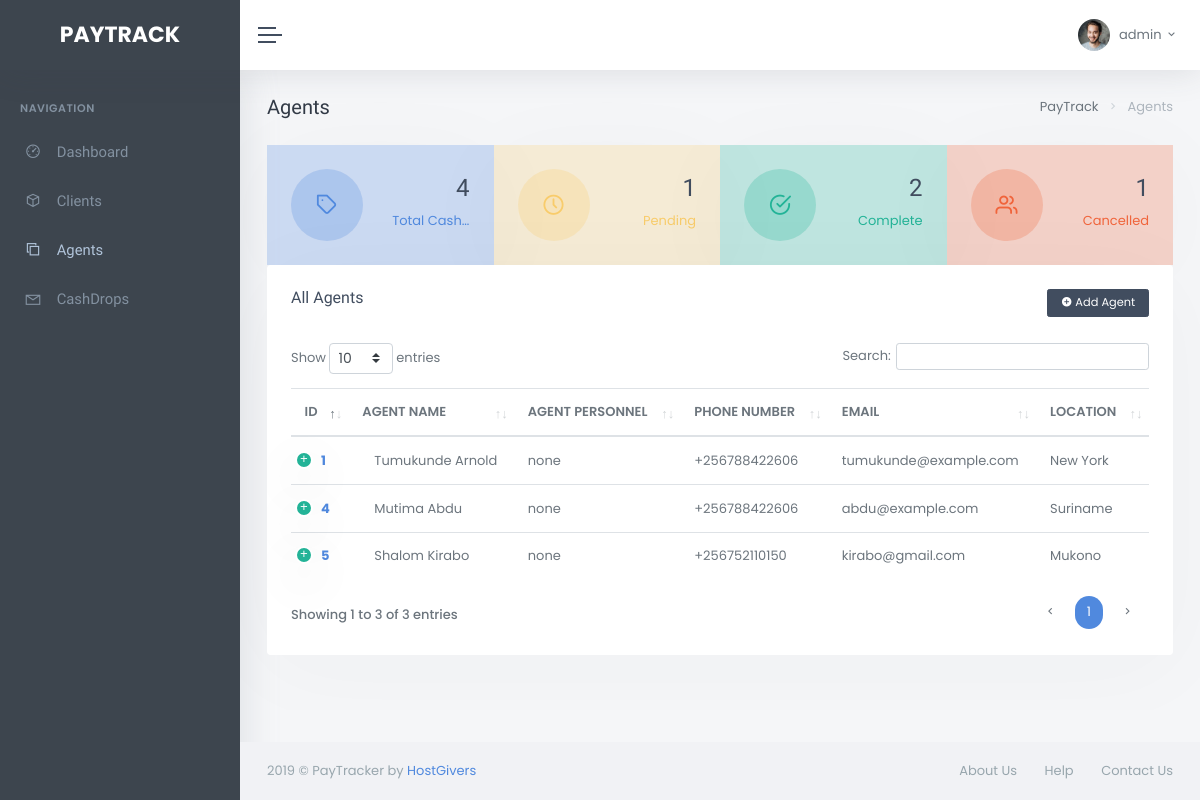
The app's page /agents/ (signed in) with its own data.
### agents/models.py (models this page shows, shortened)
class Agent(models.Model):
    slug = models.SlugField(
        default='',
        editable=False,
    )
    agent_name = models.CharField(choices=AGENT, default='Sweet', max_length=30)
    agent_personnel= models.CharField(max_length=250)
    agent_phonenumber = models.CharField(max_length=15)
    agent_email = models.EmailField()
    agent_personnel_location = models.CharField(max_length=50)

### agents/views.py (the view)
@login_required(login_url='/accounts/login/')
def agent_list(request, template_name='agents/agent_list.html'):
    agents = Agent.objects.all()
    context = { 'agents': agents,
                'total_cashdrops':total_cashdrops,
                'pending_cashdrops':pending_cashdrops,
                'complete_cashdrops':complete_cashdrops,
                'cancelled_cashdrops':cancelled_cashdrops }
    return render(request, template_name , context)

### blog_posts/templates/agents/agent_list.html (shortened to what this page needs)
<!DOCTYPE html>
<html lang="en">
    <head>
        {% load staticfiles %}
        <link href="{% static 'assets/libs/datatables/dataTables.bootstrap4.css' %}" rel="stylesheet" type="text/css" />
        <link href="{% static 'assets/libs/datatables/responsive.bootstrap4.css' %}" rel="stylesheet" type="text/css" />
        <link href="{% static 'assets/css/bootstrap.min.css' %}" rel="stylesheet" type="text/css" />
        <link href="{% static 'assets/css/icons.min.css' %}" rel="stylesheet" type="text/css" />
        <link href="{% static 'assets/css/app.min.css' %}" rel="stylesheet" type="text/css" />
    </head>
    <body>
        <div id="wrapper">
            <div class="navbar-custom">
                <ul class="list-unstyled topnav-menu float-right mb-0">
                    <li class="dropdown notification-list">
                        <a class="nav-link dropdown-toggle nav-user mr-0 waves-effect" data-toggle="dropdown" href="#" role="button" aria-haspopup="false" aria-expanded="false">
                            <img src="{% static 'assets/images/users/user-1.jpg' %}" alt="user-image" class="rounded-circle">
                            <span class="pro-user-name ml-1">
                                {{ user.get_username }} <i class="mdi mdi-chevron-down"></i>
                            </span>
                        </a>
                    </li>
                </ul>
                <div class="logo-box">
                    <a href="index.html" class="logo text-center">
                        <span class="logo-lg">
                             <span class="logo-lg-text-light">PayTrack</span>
                        </span>
                    </a>
                </div>
                <ul class="list-unstyled topnav-menu topnav-menu-left m-0">
                    <li>
                        <button class="button-menu-mobile waves-effect">
                            <span></span>
                            <span></span>
                            <span></span>
                        </button>
                    </li>
                </ul>
            </div>
            <div class="left-side-menu">
                <div class="slimscroll-menu">
                    <div id="sidebar-menu">
                        <ul class="metismenu" id="side-menu">
                            <li class="menu-title">Navigation</li>
                            <li>
                                <a href="{% url 'cashdrops:cashdrop_list' %}">
                                    <i class="la la-dashboard"></i>
                                    <span> Dashboard </span>
                                </a>
                            </li>
                            <li>
                                <a href="{% url 'clients:client_list' %}">
                                    <i class="la la-cube"></i>
                                    <span> Clients </span>
                                </a>
                            </li>
                            <li>
                                <a href="{% url 'agents:agent_list' %}">
                                    <i class="la la-clone"></i>
                                    <span> Agents </span>
                                </a>
                            </li>
                            <li>
                                <a href="{% url 'cashdrops:cashdrop_list' %}">
                                    <i class="la la-envelope"></i>
                                    <span> CashDrops </span>
                                </a>
                            </li>
                        </ul>
                    </div>
                </div>
            </div>
            <div class="content-page">
                <div class="content">
                    <div class="container-fluid">
                        <div class="row">
                            <div class="col-12">
                                <div class="page-title-box">
                                    <div class="page-title-right">
                                        <ol class="breadcrumb m-0">
                                            <li class="breadcrumb-item"><a href="javascript: void(0);">PayTrack</a></li>
                                            <li class="breadcrumb-item active">Agents</li>
                                        </ol>
                                    </div>
                                    <h4 class="page-title">Agents</h4>
                                </div>
                            </div>
                        </div>
                        <div class="row no-gutters">
                            <div class="col-md-6 col-xl-3">
                                <div class="widget-rounded-circle bg-soft-primary rounded-0 card-box mb-0">
                                    <div class="row">
                                        <div class="col-6">
                                            <div class="avatar-lg rounded-circle bg-soft-primary">
                                                <i class="fe-tag font-22 avatar-title text-primary"></i>
                                            </div>
                                        </div>
                                        <div class="col-6">
                                            <div class="text-right">
                                                <h3 class="text-dark mt-1"><span data-plugin="counterup">{{ total_cashdrops }}</span></h3>
                                                <p class="text-primary mb-1 text-truncate">Total Cashdrops</p>
                                            </div>
                                        </div>
                                    </div>
                                </div>
                            </div>
                            <div class="col-md-6 col-xl-3">
                                <div class="widget-rounded-circle bg-soft-warning rounded-0 card-box mb-0">
                                    <div class="row">
                                        <div class="col-6">
                                            <div class="avatar-lg rounded-circle bg-soft-warning">
                                                <i class="fe-clock font-22 avatar-title text-warning"></i>
                                            </div>
                                        </div>
                                        <div class="col-6">
                                            <div class="text-right">
                                                <h3 class="text-dark mt-1"><span data-plugin="counterup">{{ pending_cashdrops }}</span></h3>
                                                <p class="text-warning mb-1 text-truncate">Pending</p>
                                            </div>
                                        </div>
                                    </div>
                                </div>
                            </div>
                            <div class="col-md-6 col-xl-3">
                                <div class="widget-rounded-circle bg-soft-success rounded-0 card-box mb-0">
                                    <div class="row">
                                        <div class="col-6">
                                            <div class="avatar-lg rounded-circle bg-soft-success">
                                                <i class="fe-check-circle font-22 avatar-title text-success"></i>
                                            </div>
                                        </div>
                                        <div class="col-6">
                                            <div class="text-right">
                                                <h3 class="text-dark mt-1"><span data-plugin="counterup">{{ complete_cashdrops }}</span></h3>
                                                <p class="text-success mb-1 text-truncate">Complete</p>
                                            </div>
                                        </div>
                                    </div>
                                </div>
                            </div>
                            <div class="col-md-6 col-xl-3">
                                <div class="widget-rounded-circle bg-soft-danger rounded-0 card-box mb-0">
                                    <div class="row">
                                        <div class="col-6">
                                            <div class="avatar-lg rounded-circle bg-soft-danger">
                                                <i class="fe-users font-22 avatar-title text-danger"></i>
                                            </div>
                                        </div>
                                        <div class="col-6">
                                            <div class="text-right">
                                                <h3 class="text-dark mt-1"><span data-plugin="counterup">{{ cancelled_cashdrops }}</span></h3>
                                                <p class="text-danger mb-1 text-truncate">Cancelled</p>
                                            </div>
                                        </div>
                                    </div>
                                </div>
                            </div>
                        </div>
                        <div class="row">
                            <div class="col-12">
                                <div class="card-box">
                                   <a href="{% url "agents:agent_new" %}"> <button type="button"  class="btn btn-sm btn-dark waves-effect waves-light float-right">
                                        <i class="mdi mdi-plus-circle"></i> Add Agent
                                    </button></a>
                                    <h4 class="header-title mb-4">All Agents</h4>
                                    <table class="table table-hover m-0 table-centered dt-responsive nowrap w-100" id="tickets-table">
                                        <thead>
                                        <tr>
                                            <th>ID</th>
                                            <th>Agent Name</th>
                                            <th>Agent Personnel</th>
                                            <th>Phone Number</th>
                                            <th>Email</th>
                                            <th>Location</th>
                                        </tr>
                                        </thead>
                                        <tbody>
                                        {% for agent in agents %}
                                        <tr>
                                            <td><b><a href="{% url "agents:agent_edit" agent.id %}">{{ agent.id }}</a></b></td>
                                            <td>
                                                <a href="javascript: void(0);" class="text-body">
                                                    <span class="ml-2">{{ agent.agent_name }}</span>
                                                </a>
                                            </td>
                                            <td>
                                                {{ agent.agent_personnel }}
                                            </td>
                                            <td>
                                                {{ agent.agent_phonenumber }}
                                            </td>
                                            <td>
                                                {{ agent.agent_email }}
                                            </td>
                                            <td>
                                                {{ agent.agent_personnel_location }}
                                            </td>
                                        </tr>
                                        {% endfor %}
                                        </tbody>
                                    </table>
                                </div>
                            </div>
                        </div>
                    </div>
                </div>
                <footer class="footer">
                    <div class="container-fluid">
                        <div class="row">
                            <div class="col-md-6">
                                2019 &copy; PayTracker by <a href="">HostGivers</a>
                            </div>
                            <div class="col-md-6">
                                <div class="text-md-right footer-links d-none d-sm-block">
                                    <a href="javascript:void(0);">About Us</a>
                                    <a href="javascript:void(0);">Help</a>
                                    <a href="javascript:void(0);">Contact Us</a>
                                </div>
                            </div>
                        </div>
                    </div>
                </footer>
            </div>
        </div>
    </body>
</html>

### records on screen
Agent: id "1", agent_name "Tumukunde Arnold", agent_personnel "none", agent_phonenumber "+256788422606", agent_email "tumukunde@example.com", agent_personnel_location "New York"
Agent: id "4", agent_name "Mutima Abdu", agent_personnel "none", agent_phonenumber "+256788422606", agent_email "abdu@example.com", agent_personnel_location "Suriname"
Agent: id "5", agent_name "Shalom Kirabo", agent_personnel "none", agent_phonenumber "+256752110150", agent_email "kirabo@gmail.com", agent_personnel_location "Mukono"

### other values on screen
{{ user.get_username }} "admin"
{{ total_cashdrops }} "4"
{{ pending_cashdrops }} "1"
{{ complete_cashdrops }} "2"
{{ cancelled_cashdrops }} "1"
